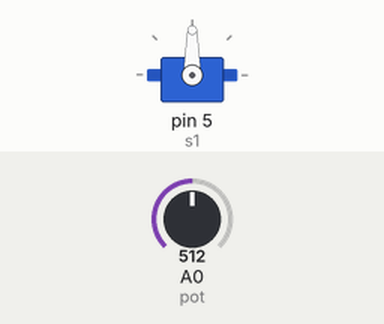
A sketch run on a simulated Arduino Uno, built with avr-gcc and run on an emulated ATmega328P. Shown: servo. The inputs (shaded band) are chosen by the test bench; at power-on: A0 (pot) = 512.

Above: at 1.2 s.
1.3 s: A0 (pot) set to 716
At 2.0 s:
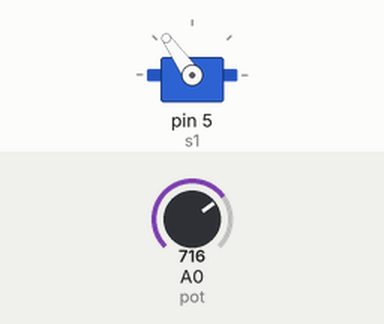
2.8 s: A0 (pot) set to 900
At 3.1 s:
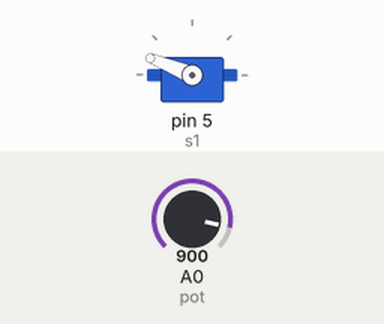
4.3 s: A0 (pot) set to 1023
At 5.5 s:
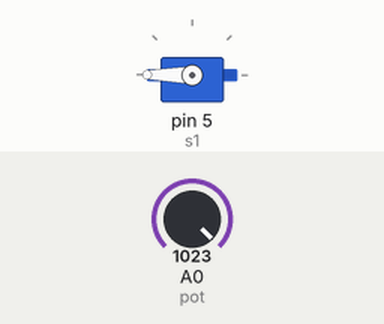
5.8 s: A0 (pot) set to 306
At 6.6 s:
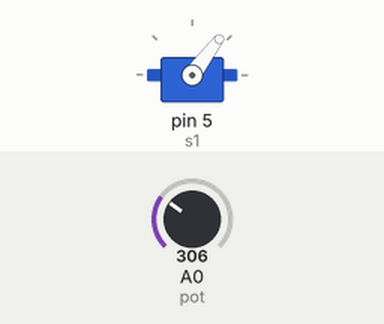
7.3 s: A0 (pot) set to 122
At 7.8 s:
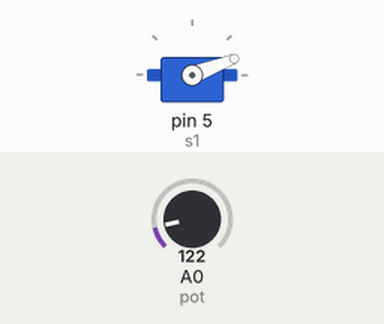
Timing chart, 0 to 9.8 s (numbered marks = the images above; inputs shaded):
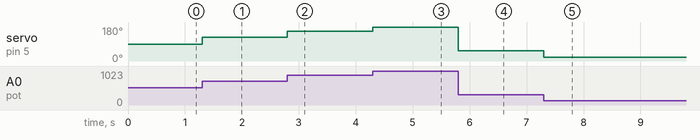

The sketch:

potenciometro_controlando_servo.ino
```cpp
#include <Servo.h>

Servo s1;
#define pot A0
int angs1;
void setup() {
  s1.attach(5);
  angs1=0;
  pinMode(pot, INPUT);

}

void loop() {
   angs1=map(analogRead(pot),0,1023,0,180);
   s1.write(angs1);

}
// problema com o servo que controla o braço B (porta 4) - está vibrando muito e fazendo todo o braço vibrar
// problema com o servo que controla o braço A (porta 5) - não mexe
// problema com o servo que controla a rotação (porta 6) - não mexe
// SUSPEITO QUE EM TODOS OS CASOS SEJA PROBLEMA DE NÃO TER CORRENTE O SUFICIENTE
```

Measured:
- after the input at 1.3 s, servo on pin 5 (s1): 90° → 125° at once
- after the input at 2.8 s, servo on pin 5 (s1): 125° → 158° at once
- after the input at 4.3 s, servo on pin 5 (s1): 158° → 180° at once
- after the input at 5.8 s, servo on pin 5 (s1): 180° → 53° at once
- after the input at 7.3 s, servo on pin 5 (s1): 53° → 21° at once
